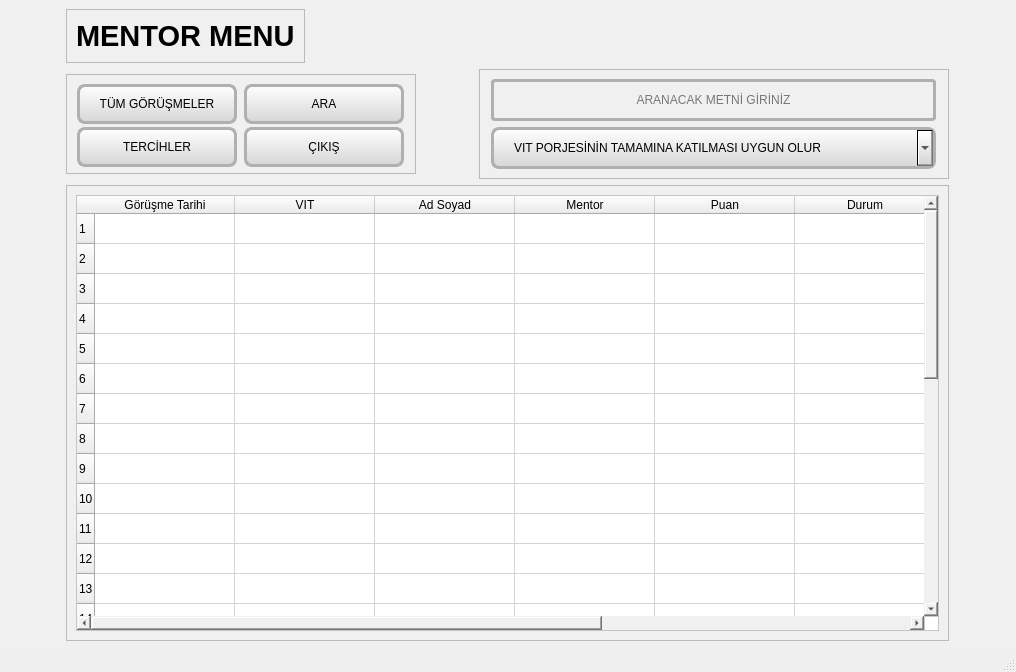
<?xml version="1.0" encoding="UTF-8"?>
<ui version="4.0">
 <class>MentorInterviewPage</class>
 <widget class="QMainWindow" name="MentorInterviewPage">
  <property name="enabled">
   <bool>true</bool>
  </property>
  <property name="geometry">
   <rect>
    <x>0</x>
    <y>0</y>
    <width>1016</width>
    <height>672</height>
   </rect>
  </property>
  <property name="sizePolicy">
   <sizepolicy hsizetype="Expanding" vsizetype="Expanding">
    <horstretch>0</horstretch>
    <verstretch>0</verstretch>
   </sizepolicy>
  </property>
  <property name="minimumSize">
   <size>
    <width>120</width>
    <height>40</height>
   </size>
  </property>
  <property name="windowTitle">
   <string>Mentor menu</string>
  </property>
  <property name="styleSheet">
   <string notr="true">
</string>
  </property>
  <property name="toolButtonStyle">
   <enum>Qt::ToolButtonStyle::ToolButtonFollowStyle</enum>
  </property>
  <widget class="QWidget" name="centralwidget">
   <property name="sizePolicy">
    <sizepolicy hsizetype="Expanding" vsizetype="Expanding">
     <horstretch>0</horstretch>
     <verstretch>0</verstretch>
    </sizepolicy>
   </property>
   <property name="maximumSize">
    <size>
     <width>16777215</width>
     <height>16777214</height>
    </size>
   </property>
   <property name="styleSheet">
    <string notr="true">background-color: rgb(240, 240, 240);
</string>
   </property>
   <layout class="QGridLayout" name="gridLayout_5">
    <item row="0" column="0" colspan="2">
     <widget class="QFrame" name="frame">
      <property name="sizePolicy">
       <sizepolicy hsizetype="Fixed" vsizetype="Fixed">
        <horstretch>0</horstretch>
        <verstretch>0</verstretch>
       </sizepolicy>
      </property>
      <property name="frameShape">
       <enum>QFrame::Shape::StyledPanel</enum>
      </property>
      <property name="frameShadow">
       <enum>QFrame::Shadow::Raised</enum>
      </property>
      <layout class="QGridLayout" name="gridLayout_4">
       <item row="0" column="0">
        <widget class="QLabel" name="label">
         <property name="sizePolicy">
          <sizepolicy hsizetype="Fixed" vsizetype="Fixed">
           <horstretch>0</horstretch>
           <verstretch>0</verstretch>
          </sizepolicy>
         </property>
         <property name="font">
          <font>
           <pointsize>22</pointsize>
           <bold>true</bold>
          </font>
         </property>
         <property name="text">
          <string>MENTOR MENU</string>
         </property>
        </widget>
       </item>
      </layout>
     </widget>
    </item>
    <item row="1" column="0">
     <widget class="QFrame" name="frame_4">
      <property name="maximumSize">
       <size>
        <width>350</width>
        <height>100</height>
       </size>
      </property>
      <property name="frameShape">
       <enum>QFrame::Shape::StyledPanel</enum>
      </property>
      <property name="frameShadow">
       <enum>QFrame::Shadow::Raised</enum>
      </property>
      <layout class="QGridLayout" name="gridLayout_2">
       <item row="0" column="0">
        <widget class="QPushButton" name="tumGorusme">
         <property name="sizePolicy">
          <sizepolicy hsizetype="Preferred" vsizetype="Preferred">
           <horstretch>10</horstretch>
           <verstretch>10</verstretch>
          </sizepolicy>
         </property>
         <property name="minimumSize">
          <size>
           <width>160</width>
           <height>40</height>
          </size>
         </property>
         <property name="maximumSize">
          <size>
           <width>160</width>
           <height>123123</height>
          </size>
         </property>
         <property name="styleSheet">
          <string notr="true">QPushButton {
    background-color: qlineargradient(spread:pad, x1:0, y1:0, x2:0, y2:1, stop:0 #ffffff, stop:1 #d6d6d6); /* Üst açık alt koyu geçişli */
    border: 3px solid #b0b0b0; /* Hafif koyu kenarlık */
    border-radius: 8px; /* Yuvarlak kenarlar */
    padding: 10px 20px; /* Dolgunluk sağlamak için iç boşluk */
    font-size: 12px;
    color: black;
    box-shadow: 3px 3px 8px rgba(0, 0, 0, 0.3), inset -2px -2px 3px rgba(255, 255, 255, 0.6); /* Dış gölge ve iç parlama efekti */
}

QPushButton:hover {
    background-color: qlineargradient(spread:pad, x1:0, y1:0, x2:0, y2:1, stop:0 #f0f0f0, stop:1 #c8c8c8);
    box-shadow: 5px 5px 10px rgba(0, 0, 0, 0.4), inset -2px -2px 3px rgba(255, 255, 255, 0.8); /* Hover’da gölge artır */
}

QPushButton:pressed {
    background-color: qlineargradient(spread:pad, x1:0, y1:0, x2:0, y2:1, stop:0 #d6d6d6, stop:1 #a0a0a0); /* Basılınca koyulaşan efekt */
    box-shadow: inset 3px 3px 6px rgba(0, 0, 0, 0.5), inset -2px -2px 4px rgba(255, 255, 255, 0.3); /* İç gölge ile çökme efekti */
}</string>
         </property>
         <property name="text">
          <string>TÜM GÖRÜŞMELER</string>
         </property>
        </widget>
       </item>
       <item row="0" column="1">
        <widget class="QPushButton" name="ara">
         <property name="enabled">
          <bool>true</bool>
         </property>
         <property name="sizePolicy">
          <sizepolicy hsizetype="Preferred" vsizetype="Preferred">
           <horstretch>10</horstretch>
           <verstretch>10</verstretch>
          </sizepolicy>
         </property>
         <property name="minimumSize">
          <size>
           <width>160</width>
           <height>40</height>
          </size>
         </property>
         <property name="maximumSize">
          <size>
           <width>160</width>
           <height>40</height>
          </size>
         </property>
         <property name="styleSheet">
          <string notr="true">QPushButton {
    background-color: qlineargradient(spread:pad, x1:0, y1:0, x2:0, y2:1, stop:0 #ffffff, stop:1 #d6d6d6); /* Üst açık alt koyu geçişli */
    border: 3px solid #b0b0b0; /* Hafif koyu kenarlık */
    border-radius: 8px; /* Yuvarlak kenarlar */
    padding: 10px 20px; /* Dolgunluk sağlamak için iç boşluk */
    font-size: 12px;
    color: black;
    box-shadow: 3px 3px 8px rgba(0, 0, 0, 0.3), inset -2px -2px 3px rgba(255, 255, 255, 0.6); /* Dış gölge ve iç parlama efekti */
}

QPushButton:hover {
    background-color: qlineargradient(spread:pad, x1:0, y1:0, x2:0, y2:1, stop:0 #f0f0f0, stop:1 #c8c8c8);
    box-shadow: 5px 5px 10px rgba(0, 0, 0, 0.4), inset -2px -2px 3px rgba(255, 255, 255, 0.8); /* Hover’da gölge artır */
}

QPushButton:pressed {
    background-color: qlineargradient(spread:pad, x1:0, y1:0, x2:0, y2:1, stop:0 #d6d6d6, stop:1 #a0a0a0); /* Basılınca koyulaşan efekt */
    box-shadow: inset 3px 3px 6px rgba(0, 0, 0, 0.5), inset -2px -2px 4px rgba(255, 255, 255, 0.3); /* İç gölge ile çökme efekti */
}</string>
         </property>
         <property name="text">
          <string>ARA</string>
         </property>
        </widget>
       </item>
       <item row="1" column="0">
        <widget class="QPushButton" name="tercihler">
         <property name="sizePolicy">
          <sizepolicy hsizetype="Preferred" vsizetype="Preferred">
           <horstretch>10</horstretch>
           <verstretch>10</verstretch>
          </sizepolicy>
         </property>
         <property name="minimumSize">
          <size>
           <width>160</width>
           <height>40</height>
          </size>
         </property>
         <property name="maximumSize">
          <size>
           <width>160</width>
           <height>40</height>
          </size>
         </property>
         <property name="styleSheet">
          <string notr="true">QPushButton {
    background-color: qlineargradient(spread:pad, x1:0, y1:0, x2:0, y2:1, stop:0 #ffffff, stop:1 #d6d6d6); /* Üst açık alt koyu geçişli */
    border: 3px solid #b0b0b0; /* Hafif koyu kenarlık */
    border-radius: 8px; /* Yuvarlak kenarlar */
    padding: 10px 20px; /* Dolgunluk sağlamak için iç boşluk */
    font-size: 12px;
    color: black;
    box-shadow: 3px 3px 8px rgba(0, 0, 0, 0.3), inset -2px -2px 3px rgba(255, 255, 255, 0.6); /* Dış gölge ve iç parlama efekti */
}

QPushButton:hover {
    background-color: qlineargradient(spread:pad, x1:0, y1:0, x2:0, y2:1, stop:0 #f0f0f0, stop:1 #c8c8c8);
    box-shadow: 5px 5px 10px rgba(0, 0, 0, 0.4), inset -2px -2px 3px rgba(255, 255, 255, 0.8); /* Hover’da gölge artır */
}

QPushButton:pressed {
    background-color: qlineargradient(spread:pad, x1:0, y1:0, x2:0, y2:1, stop:0 #d6d6d6, stop:1 #a0a0a0); /* Basılınca koyulaşan efekt */
    box-shadow: inset 3px 3px 6px rgba(0, 0, 0, 0.5), inset -2px -2px 4px rgba(255, 255, 255, 0.3); /* İç gölge ile çökme efekti */
}</string>
         </property>
         <property name="text">
          <string>TERCİHLER</string>
         </property>
        </widget>
       </item>
       <item row="1" column="1">
        <widget class="QPushButton" name="cikis">
         <property name="sizePolicy">
          <sizepolicy hsizetype="Preferred" vsizetype="Preferred">
           <horstretch>10</horstretch>
           <verstretch>10</verstretch>
          </sizepolicy>
         </property>
         <property name="minimumSize">
          <size>
           <width>160</width>
           <height>40</height>
          </size>
         </property>
         <property name="maximumSize">
          <size>
           <width>160</width>
           <height>40</height>
          </size>
         </property>
         <property name="styleSheet">
          <string notr="true">QPushButton {
    background-color: qlineargradient(spread:pad, x1:0, y1:0, x2:0, y2:1, stop:0 #ffffff, stop:1 #d6d6d6); /* Üst açık alt koyu geçişli */
    border: 3px solid #b0b0b0; /* Hafif koyu kenarlık */
    border-radius: 8px; /* Yuvarlak kenarlar */
    padding: 10px 20px; /* Dolgunluk sağlamak için iç boşluk */
    font-size: 12px;
    color: black;
    box-shadow: 3px 3px 8px rgba(0, 0, 0, 0.3), inset -2px -2px 3px rgba(255, 255, 255, 0.6); /* Dış gölge ve iç parlama efekti */
}

QPushButton:hover {
    background-color: qlineargradient(spread:pad, x1:0, y1:0, x2:0, y2:1, stop:0 #f0f0f0, stop:1 #c8c8c8);
    box-shadow: 5px 5px 10px rgba(0, 0, 0, 0.4), inset -2px -2px 3px rgba(255, 255, 255, 0.8); /* Hover’da gölge artır */
}

QPushButton:pressed {
    background-color: qlineargradient(spread:pad, x1:0, y1:0, x2:0, y2:1, stop:0 #d6d6d6, stop:1 #a0a0a0); /* Basılınca koyulaşan efekt */
    box-shadow: inset 3px 3px 6px rgba(0, 0, 0, 0.5), inset -2px -2px 4px rgba(255, 255, 255, 0.3); /* İç gölge ile çökme efekti */
}</string>
         </property>
         <property name="text">
          <string>ÇIKIŞ</string>
         </property>
        </widget>
       </item>
      </layout>
     </widget>
    </item>
    <item row="1" column="1">
     <widget class="QFrame" name="frame_5">
      <property name="maximumSize">
       <size>
        <width>470</width>
        <height>110</height>
       </size>
      </property>
      <property name="frameShape">
       <enum>QFrame::Shape::StyledPanel</enum>
      </property>
      <property name="frameShadow">
       <enum>QFrame::Shadow::Raised</enum>
      </property>
      <layout class="QGridLayout" name="gridLayout">
       <item row="0" column="0">
        <widget class="QLineEdit" name="lineEdit">
         <property name="sizePolicy">
          <sizepolicy hsizetype="Preferred" vsizetype="Preferred">
           <horstretch>10</horstretch>
           <verstretch>10</verstretch>
          </sizepolicy>
         </property>
         <property name="minimumSize">
          <size>
           <width>232</width>
           <height>30</height>
          </size>
         </property>
         <property name="maximumSize">
          <size>
           <width>445</width>
           <height>42</height>
          </size>
         </property>
         <property name="autoFillBackground">
          <bool>false</bool>
         </property>
         <property name="styleSheet">
          <string notr="true">QLineEdit {
    border: 3px solid #b0b0b0; /* Hafif koyu kenarlık */
    border-radius: 4px; /* Yuvarlak kenarlar */
    padding: 8px 12px; /* Dolgunluk sağlamak için iç boşluk */
    font-size: 12px;
    color: black;
    box-shadow: 2px 2px 6px rgba(0, 0, 0, 0.1), inset -2px -2px 3px rgba(255, 255, 255, 0.6); /* Dış gölge ve iç parlama efekti */
}
</string>
         </property>
         <property name="text">
          <string/>
         </property>
         <property name="alignment">
          <set>Qt::AlignmentFlag::AlignCenter</set>
         </property>
         <property name="placeholderText">
          <string>ARANACAK METNİ GİRİNİZ</string>
         </property>
        </widget>
       </item>
       <item row="1" column="0">
        <widget class="QComboBox" name="comboBox">
         <property name="sizePolicy">
          <sizepolicy hsizetype="Preferred" vsizetype="Preferred">
           <horstretch>10</horstretch>
           <verstretch>10</verstretch>
          </sizepolicy>
         </property>
         <property name="minimumSize">
          <size>
           <width>222</width>
           <height>40</height>
          </size>
         </property>
         <property name="maximumSize">
          <size>
           <width>445</width>
           <height>42</height>
          </size>
         </property>
         <property name="contextMenuPolicy">
          <enum>Qt::ContextMenuPolicy::DefaultContextMenu</enum>
         </property>
         <property name="toolTipDuration">
          <number>-1</number>
         </property>
         <property name="layoutDirection">
          <enum>Qt::LayoutDirection::LeftToRight</enum>
         </property>
         <property name="styleSheet">
          <string notr="true">QComboBox {
    background-color: qlineargradient(spread:pad, x1:0, y1:0, x2:0, y2:1, stop:0 #ffffff, stop:1 #d6d6d6); /* Üst açık alt koyu geçişli */
    border: 3px solid #b0b0b0; /* Hafif koyu kenarlık */
    border-radius: 8px; /* Yuvarlak kenarlar */
    padding: 10px 20px; /* Dolgunluk sağlamak için iç boşluk */
    font-size: 12px;
    color: black;
    box-shadow: 3px 3px 8px rgba(0, 0, 0, 0.3), inset -2px -2px 3px rgba(255, 255, 255, 0.6); /* Dış gölge ve iç parlama efekti */
}

QComboBox:hover {
    background-color: qlineargradient(spread:pad, x1:0, y1:0, x2:0, y2:1, stop:0 #f0f0f0, stop:1 #c8c8c8);
    box-shadow: 5px 5px 10px rgba(0, 0, 0, 0.4), inset -2px -2px 3px rgba(255, 255, 255, 0.8); /* Hover’da gölge artır */
}

QComboBox:pressed {
    background-color: qlineargradient(spread:pad, x1:0, y1:0, x2:0, y2:1, stop:0 #d6d6d6, stop:1 #a0a0a0); /* Basılınca koyulaşan efekt */
    box-shadow: inset 3px 3px 6px rgba(0, 0, 0, 0.5), inset -2px -2px 4px rgba(255, 255, 255, 0.3); /* İç gölge ile çökme efekti */
}
</string>
         </property>
         <property name="currentIndex">
          <number>0</number>
         </property>
         <property name="minimumContentsLength">
          <number>0</number>
         </property>
         <item>
          <property name="text">
           <string>VIT PORJESİNİN TAMAMINA KATILMASI UYGUN OLUR</string>
          </property>
         </item>
         <item>
          <property name="text">
           <string>VIT PROJESİ İLK IT EĞİTİMİ ALIMINA YÖNLENDİRİMESİ UYGUN OLUR</string>
          </property>
         </item>
         <item>
          <property name="text">
           <string>VIT PROJESİ İNGİLİZCE EĞİYİ  ALIMINA YÖNLENDİRİLMESİ UYGUN OLUR</string>
          </property>
         </item>
         <item>
          <property name="text">
           <string>VIT PROJESI KAPSAMINDA DİREKT YÖNLENDİRİLMESİ UYGUN OLUR</string>
          </property>
         </item>
         <item>
          <property name="text">
           <string>DİREKT BİREYSEL KOÇLUK İLE İŞE YÖNLENDİRİLMESİ UYGUN OLUR</string>
          </property>
         </item>
         <item>
          <property name="text">
           <string>BİR SONRAKİ VIT PROJESİNE KATILMASI UYGUN OLUR</string>
          </property>
         </item>
         <item>
          <property name="text">
           <string>BAŞKA BİR SEKTÖRE YÖNLENDİRİLMELİ</string>
          </property>
         </item>
         <item>
          <property name="text">
           <string>DİĞER</string>
          </property>
         </item>
        </widget>
       </item>
      </layout>
     </widget>
    </item>
    <item row="2" column="0" colspan="2">
     <widget class="QFrame" name="frame_2">
      <property name="frameShape">
       <enum>QFrame::Shape::StyledPanel</enum>
      </property>
      <property name="frameShadow">
       <enum>QFrame::Shadow::Raised</enum>
      </property>
      <layout class="QGridLayout" name="gridLayout_3">
       <item row="0" column="0">
        <widget class="QTableWidget" name="tablo">
         <property name="sizePolicy">
          <sizepolicy hsizetype="Expanding" vsizetype="Expanding">
           <horstretch>10</horstretch>
           <verstretch>10</verstretch>
          </sizepolicy>
         </property>
         <property name="minimumSize">
          <size>
           <width>500</width>
           <height>0</height>
          </size>
         </property>
         <property name="maximumSize">
          <size>
           <width>1300</width>
           <height>450</height>
          </size>
         </property>
         <property name="layoutDirection">
          <enum>Qt::LayoutDirection::LeftToRight</enum>
         </property>
         <property name="styleSheet">
          <string notr="true">QTableWidget {
    background-color: white;
}
QTableWidget::item:selected {
    background-color: blue;
    color: white;
}


</string>
         </property>
         <property name="rowCount">
          <number>30</number>
         </property>
         <attribute name="horizontalHeaderCascadingSectionResizes">
          <bool>true</bool>
         </attribute>
         <attribute name="horizontalHeaderDefaultSectionSize">
          <number>140</number>
         </attribute>
         <attribute name="horizontalHeaderShowSortIndicator" stdset="0">
          <bool>true</bool>
         </attribute>
         <attribute name="horizontalHeaderStretchLastSection">
          <bool>true</bool>
         </attribute>
         <attribute name="verticalHeaderDefaultSectionSize">
          <number>30</number>
         </attribute>
         <attribute name="verticalHeaderShowSortIndicator" stdset="0">
          <bool>true</bool>
         </attribute>
         <attribute name="verticalHeaderStretchLastSection">
          <bool>true</bool>
         </attribute>
         <row/>
         <row/>
         <row/>
         <row/>
         <row/>
         <row/>
         <row/>
         <row/>
         <row/>
         <row/>
         <row/>
         <row/>
         <row/>
         <row/>
         <row/>
         <row/>
         <row/>
         <row/>
         <row/>
         <row/>
         <row/>
         <row/>
         <row/>
         <row/>
         <row/>
         <row/>
         <row/>
         <row/>
         <row/>
         <row/>
         <column>
          <property name="text">
           <string>Görüşme Tarihi</string>
          </property>
         </column>
         <column>
          <property name="text">
           <string>VIT</string>
          </property>
         </column>
         <column>
          <property name="text">
           <string>Ad Soyad</string>
          </property>
         </column>
         <column>
          <property name="text">
           <string>Mentor</string>
          </property>
          <property name="textAlignment">
           <set>AlignHCenter|AlignTop</set>
          </property>
         </column>
         <column>
          <property name="text">
           <string>Puan</string>
          </property>
         </column>
         <column>
          <property name="text">
           <string>Durum</string>
          </property>
         </column>
         <column>
          <property name="text">
           <string>IT Bilgisi</string>
          </property>
         </column>
         <column>
          <property name="text">
           <string>Yorumlar</string>
          </property>
         </column>
        </widget>
       </item>
      </layout>
     </widget>
    </item>
   </layout>
  </widget>
  <widget class="Qwidget" name="menubar">
   <property name="geometry">
    <rect>
     <x>0</x>
     <y>0</y>
     <width>1016</width>
     <height>22</height>
    </rect>
   </property>
   <property name="sizePolicy">
    <sizepolicy hsizetype="Expanding" vsizetype="Expanding">
     <horstretch>0</horstretch>
     <verstretch>0</verstretch>
    </sizepolicy>
   </property>
  </widget>
  <widget class="QStatusBar" name="statusbar">
   <property name="sizePolicy">
    <sizepolicy hsizetype="Expanding" vsizetype="Expanding">
     <horstretch>0</horstretch>
     <verstretch>0</verstretch>
    </sizepolicy>
   </property>
  </widget>
 </widget>
 <customwidgets>
  <customwidget>
   <class>Qwidget</class>
   <extends>QMenuBar</extends>
   <header location="global">qwidget.h</header>
  </customwidget>
 </customwidgets>
 <resources/>
 <connections/>
</ui>
